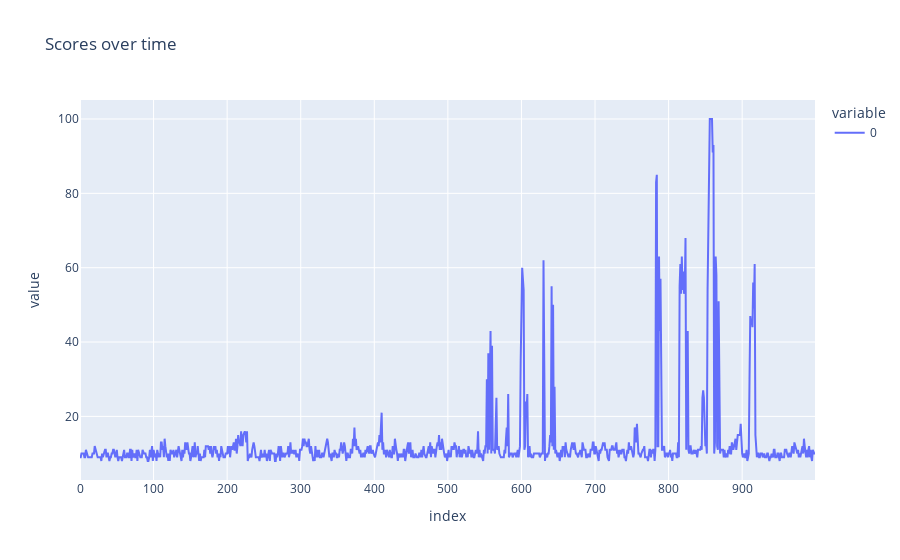

Notebook code cell kept with this figure:
### Markdown cell above
## Results

It's pretty easy to tell if we succeeded or not. If the scores over time increase to the ceiling of `max_t` and stay there consistently, we have succeeded. If they do not, we have failed.

### Code cell
import plotly.express as px
from continuing_education.lib.experiments import ExperimentManager
if __name__=="__main__":
    fig = px.line(scores, title="Scores over time")
    fig.show()
    ExperimentManager(name="Main Results", primary_metric="last_10_percent_mean", file=__file__).commit(metrics={"last_10_percent_mean": last_10_percent_mean})

### Figure 1 — Plotly figure (JSON) as saved in the notebook; plotly's stock layout.template omitted (floating-point values rounded to 4 significant figures; data arrays with more than 128 entries replaced by an {"elided": "..."} marker saying what was removed)
{"data": [{"hovertemplate": "variable=0<br>index=%{x}<br>value=%{y}<extra></extra>", "legendgroup": "0", "line": {"color": "#636efa", "dash": "solid"}, "marker": {"symbol": "circle"}, "mode": "lines", "name": "0", "orientation": "v", "showlegend": true, "type": "scatter", "x": {"elided": "1000 int values"}, "xaxis": "x", "y": {"elided": "1000 int values"}, "yaxis": "y"}], "layout": {"legend": {"title": {"text": "variable"}, "tracegroupgap": 0}, "title": {"text": "Scores over time"}, "xaxis": {"anchor": "y", "domain": [0, 1], "title": {"text": "index"}}, "yaxis": {"anchor": "x", "domain": [0, 1], "title": {"text": "value"}}}}
